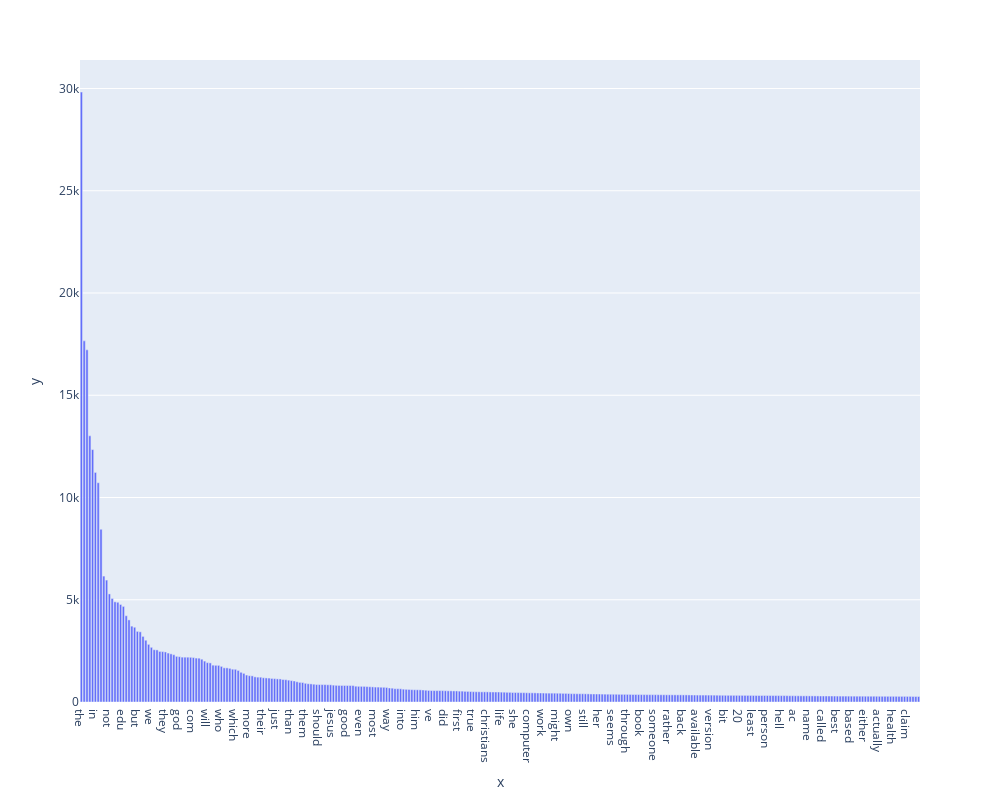

Notebook cell for this chart:
### Markdown cell above
### >>> **Exercise 15 (take home):** 
Additionally, you can attempt to sort the terms on the `x-axis` by frequency instead of in alphabetical order. This way the visualization is more meaninfgul and you will be able to observe the so called [long tail](https://en.wikipedia.org/wiki/Long_tail) (get familiar with this term since it will appear a lot in data mining and other statistics courses). see picture below

![alt txt](https://upload.wikimedia.org/wikipedia/commons/thumb/8/8a/Long_tail.svg/1000px-Long_tail.svg.png)

### Code cell
# Answer here

# sort all term_frequencies and select front 300 datas
data = term_frequencies[:].tolist()
data_indexes = sorted(range(len(data)), key=lambda k: data[k], reverse=True)[:300]

fig = px.bar(x = count_vect.get_feature_names_out()[data_indexes],
             y = term_frequencies[data_indexes],
             width = 1000,
             height = 800)

fig.show()

### Figure 1 — Plotly figure (JSON) as saved in the notebook; plotly's stock layout.template omitted (floating-point values rounded to 4 significant figures; data arrays with more than 128 entries replaced by an {"elided": "..."} marker saying what was removed)
{"data": [{"alignmentgroup": "True", "hovertemplate": "x=%{x}<br>y=%{y}<extra></extra>", "legendgroup": "", "marker": {"color": "#636efa", "pattern": {"shape": ""}}, "name": "", "offsetgroup": "", "orientation": "v", "showlegend": false, "textposition": "auto", "type": "bar", "x": {"elided": "300 str values"}, "xaxis": "x", "y": {"elided": "300 int values"}, "yaxis": "y"}], "layout": {"barmode": "relative", "height": 800, "legend": {"tracegroupgap": 0}, "margin": {"t": 60}, "width": 1000, "xaxis": {"anchor": "y", "domain": [0, 1], "title": {"text": "x"}}, "yaxis": {"anchor": "x", "domain": [0, 1], "title": {"text": "y"}}}}
